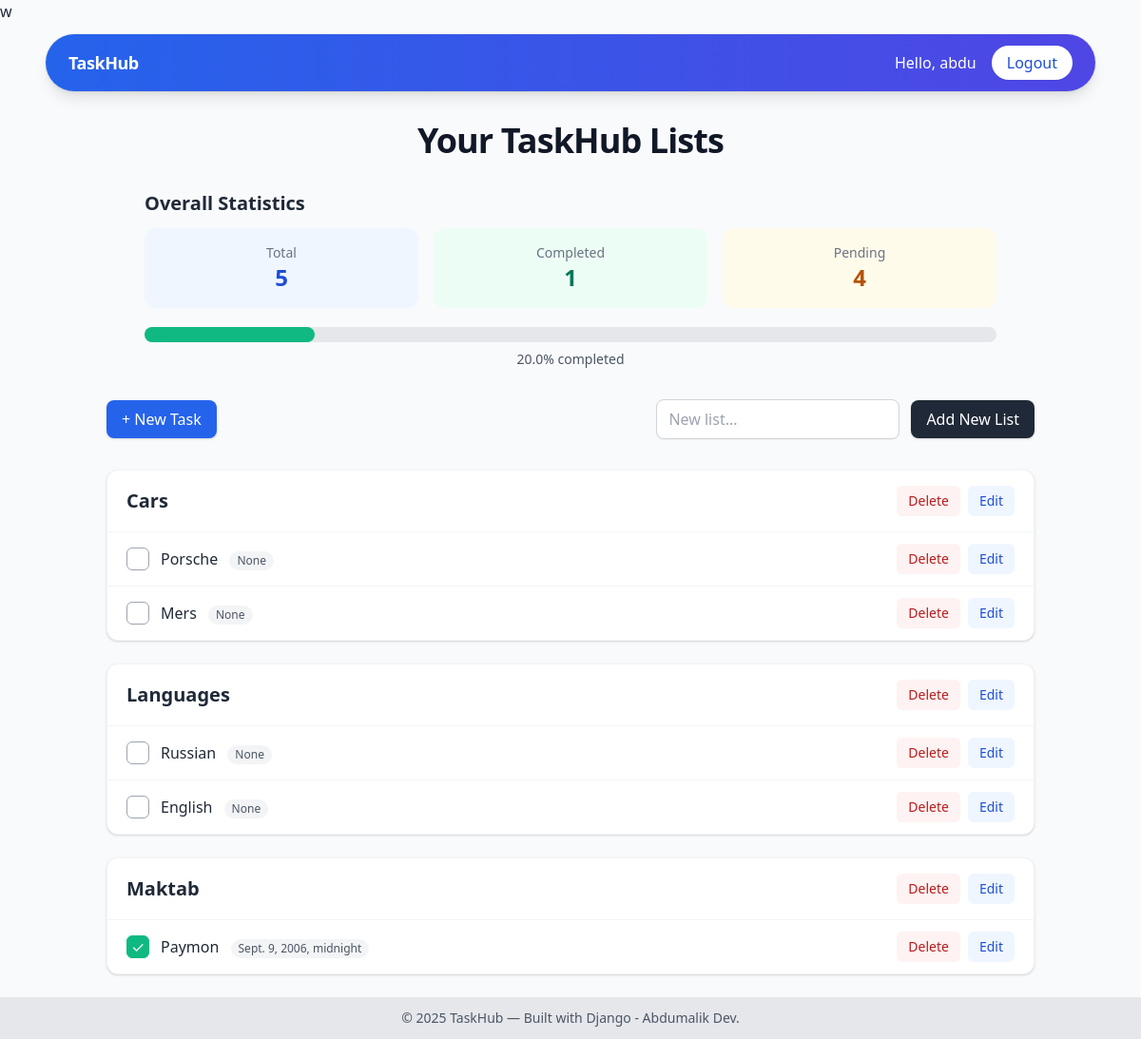
Before: / (signed in) with the older database file.
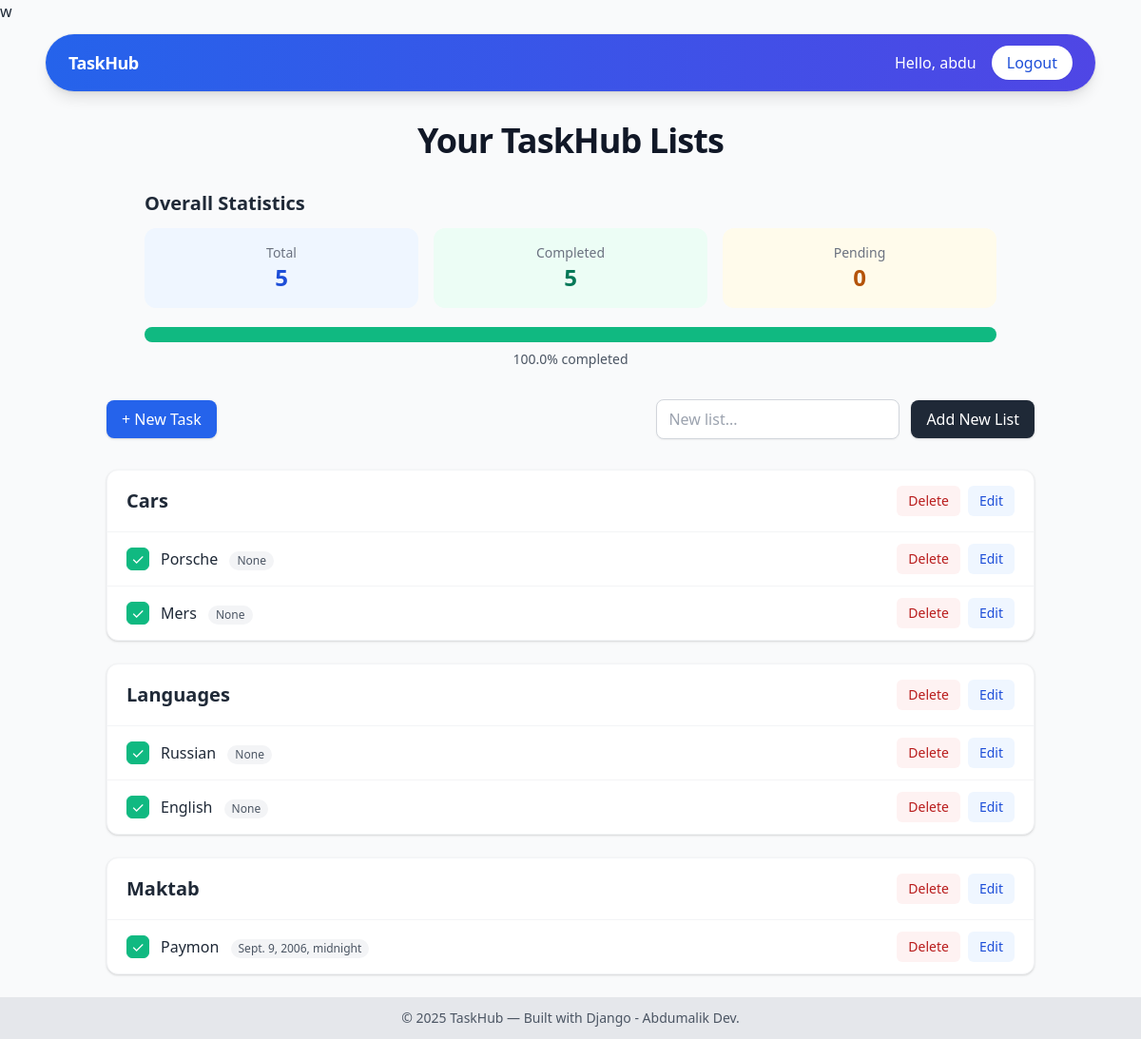
After: the same page with the newer database file.
### todos/models.py (models this page shows, shortened)
class TodoItem(models.Model):
    todolist = models.ForeignKey(TodoList, on_delete=models.CASCADE)
    title = models.CharField(max_length=200)
    done = models.BooleanField(default=False)
    deadline = models.DateTimeField(null=True, blank=True)
    created = models.DateTimeField(auto_now_add=True)

### todos/views.py (the view)
# urls.py: path('', IndexList, name='index-list'),
@login_required
def IndexList(request):
    all_todos = TodoItem.objects.filter(
        todolist__user=request.user).order_by("todolist__name", "-created")
    total = TodoItem.objects.filter(
        todolist__user=request.user).count()
    done = TodoItem.objects.filter(
        todolist__user=request.user, done=True).count()
    pending = total - done
    percent = round((done / total) * 100, 1) if total else 0
    return render(request, 'index.html', {'all_todos': all_todos, 'total': total,
                                          'done': done,
                                          'pending': pending,
                                          'percent': percent})

### todos/templates/index.html (shortened to what the changed rows need)
{% extends 'base.html' %}
{% block content %}
<div class="mb-8">
  <h1 class="text-4xl font-extrabold text-gray-900 text-center tracking-tight">
    Your TaskHub Lists
  </h1>
</div>
<div class="max-w-4xl mx-auto mt-6 mb-8">
  <h2 class="text-xl font-semibold mb-3 text-gray-800">Overall Statistics</h2>
  <div class="grid grid-cols-3 gap-4 text-center">
    <div class="bg-green-50 p-4 rounded-xl">
      <p class="text-sm text-gray-500">Completed</p>
      <p class="text-2xl font-bold text-green-700">{{ done }}</p>
    </div>
    <div class="bg-yellow-50 p-4 rounded-xl">
      <p class="text-sm text-gray-500">Pending</p>
      <p class="text-2xl font-bold text-yellow-700">{{ pending }}</p>
    </div>
  </div>
  <div class="mt-5">
    <div class="w-full bg-gray-200 rounded-full h-4">
      <div
        class="bg-green-500 h-4 rounded-full transition-all duration-500"
        style="width: {{ percent }}%;"
      ></div>
    </div>
    <p class="text-sm text-gray-600 mt-2 text-center">
      {{ percent }}% completed
    </p>
  </div>
</div>
{% regroup all_todos by todolist as grouped_todos %}
<div class="space-y-6">
  {% for group in grouped_todos %}
  <section class="rounded-xl bg-white shadow border border-gray-100">
    <div
      class="flex items-center justify-between px-5 py-4 border-b border-gray-100"
    >
      <h3 class="text-xl font-semibold text-gray-800">
        {{ group.grouper.name }}
      </h3>
      <div class="flex items-center gap-2">
        <form
          action="{% url 'list-delete' group.grouper.pk %}"
          method="post"
          class="inline"
        >
          <button
            class="rounded-md bg-red-50 text-red-700 px-3 py-1.5 text-sm font-medium hover:bg-red-100 focus:outline-none focus:ring-2 focus:ring-red-300"
          >
            Delete
          </button>
        </form>
        <form
          action="{% url 'list-edit' group.grouper.pk %}"
          method="get"
          class="inline"
        >
          <button
            type="submit"
            class="rounded-md bg-blue-50 text-blue-700 px-3 py-1.5 text-sm font-medium hover:bg-blue-100 focus:outline-none focus:ring-2 focus:ring-blue-300"
          >
            Edit
          </button>
        </form>
      </div>
    </div>
    <ul class="divide-y divide-gray-100">
      {% for t in group.list %}
      <li class="flex items-center justify-between px-5 py-3">
        <div class="flex items-center gap-3">
          <form
            action="{% url 'todo-toggle' t.pk %}"
            method="post"
            class="inline"
          >
            <button
              class="h-6 w-6 rounded-md border {% if t.done %}bg-green-500 border-green-500 text-white{% else %}border-gray-400 text-gray-600{% endif %} flex items-center justify-center"
              title="Toggle done"
            >
              {% if t.done %}✓{% else %}&nbsp;{% endif %}
            </button>
          </form>
          <div class="text-gray-800">
            <span class="font-medium">{{ t.title }}</span>
            <span
              class="ml-2 inline-flex items-center rounded-full bg-gray-100 px-2 py-0.5 text-xs text-gray-600"
            >
              {{ t.deadline }}
            </span>
          </div>
        </div>
        <div class="flex items-center gap-2">
          <form
            action="{% url 'todo-delete' t.pk %}"
            method="post"
            class="inline"
          >
            <button
              class="rounded-md bg-red-50 text-red-700 px-3 py-1.5 text-sm font-medium hover:bg-red-100 focus:outline-none focus:ring-2 focus:ring-red-300"
            >
              Delete
            </button>
          </form>
          <form action="{% url 'todo-edit' t.pk %}" method="get" class="inline">
            <button
              type="submit"
              class="rounded-md bg-blue-50 text-blue-700 px-3 py-1.5 text-sm font-medium hover:bg-blue-100 focus:outline-none focus:ring-2 focus:ring-blue-300"
            >
              Edit
            </button>
          </form>
        </div>
      </li>
      {% endfor %}
    </ul>
  </section>
  {% empty %}
  <p class="text-center text-gray-600">No todos yet.</p>
  {% endfor %}
</div>
{% endblock %}

Changed rows visible on the page:
changed TodoItem "Porsche": now shows "✓"
changed TodoItem "Mers": now shows "✓"
changed TodoItem "Russian": now shows "✓"
changed TodoItem "English": now shows "✓"
Other visible differences:
{{ done }}: "1" → "5"
{{ pending }}: "4" → "0"
{{ percent }}: 20.0 → 100.0 (drawn)
{{ percent }}: "20.0" → "100.0"
